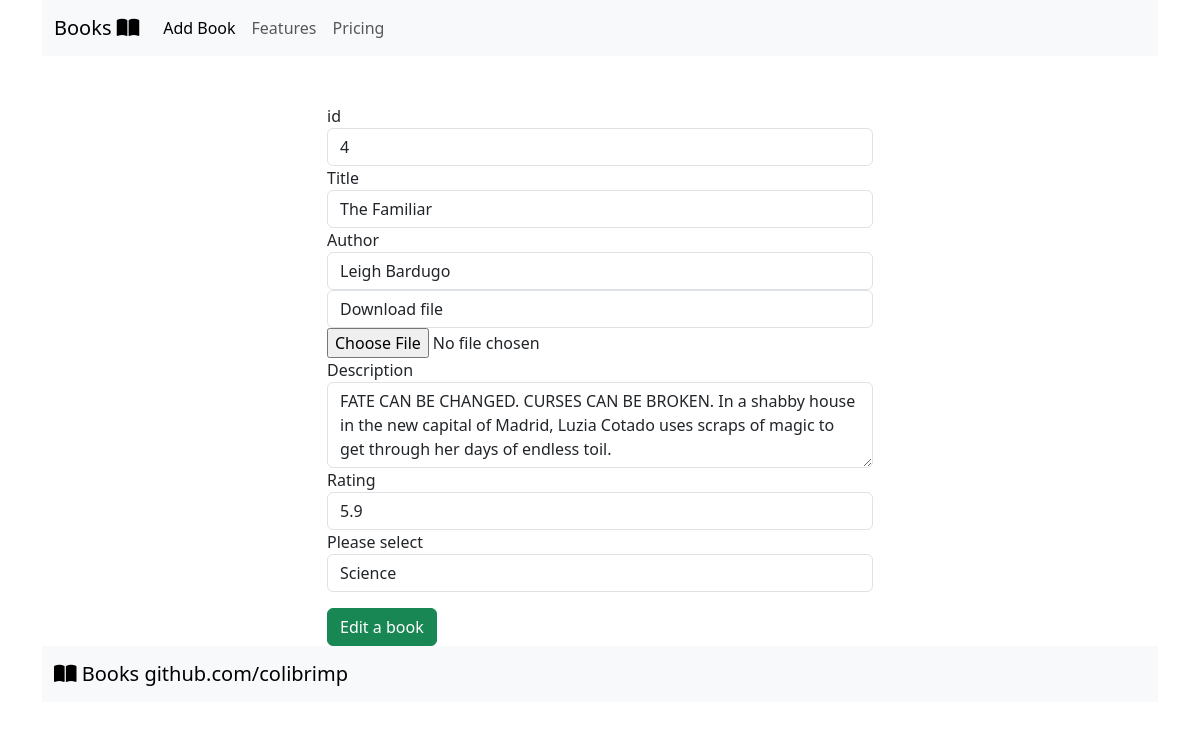
The app's page /edit/4 with its own data.
### app.py (models this page shows, shortened)
class Books(db.Model):
    __tablename__ = "books"
    id = db.Column(db.Integer, primary_key=True, index=True)
    title = db.Column(db.String(250), nullable=False)
    author = db.Column(db.String(100), nullable=False)
    image = db.Column(db.String(100), nullable=False)
    description = db.Column(db.Text(), nullable=False)
    rating = db.Column(db.Float, nullable=True)
    created_on = db.Column(db.DateTime(), default=datetime.now())
    updated_on = db.Column(db.DateTime(), default=datetime.utcnow, onupdate=datetime.utcnow)
    genre_id = db.Column(db.Integer, db.ForeignKey("genre.id"), nullable=False)
    genre = db.relationship("Genre",  backref=db.backref("books", lazy=True))

### app.py (the view)
@app.route('/edit/<int:id>', methods=["GET", "POST"])
def edit(id):
    with app.app_context():
        genres = Genre.query.all()
        book = Books.query.get(id)
    return render_template("edit.html", book=book, genres=genres)

### templates/edit.html
 {%  extends 'base.html' %}
{% block content %}
<div class="row">
    <div class="col-lg-6 mx-auto">
        <form action="{{ url_for('update', id = book.id) }}" method="POST" enctype="multipart/form-data" class="mt-5">
            <div class="form-group ">
                <label for="title">id</label>
                <input type="text" name="id" class="form-control" id="id" value="{{ book.id }}">
            </div>
            <div class="form-group ">
                <label for="title">Title</label>
                <input type="text" name="title" class="form-control" id="title" value="{{ book.title }}">
            </div>
            <div class="form-group">
                <label for="author">Author</label>
                <input type="text" name="author" class="form-control" id="author" value="{{ book.author }}">
                <div class="form-group" >
                    <label for="image" class="form-control">Download file</label>
                    <input id="image" type="file" name="image"  accept=".png, .jpg, .jpeg">
                </div>
                <div class="form-group">
                    <label for="description">Description</label>
                    <textarea name="description" class="form-control" id="description" rows="3">{{ book.description }}</textarea>
                </div>
                <div class="form-group">
                    <label for="rating">Rating</label>
                    <input name="rating" class="form-control" id="rating" value="{{ book.rating}}">
                </div>
                <div class="form-group">
                    <span class="input-group-addon">Please select</span>
                    <select id="genre_id" name="comp_select" class="selectpicker form-control">
                        {% for genre in genres %}
                        <option value="{{ genre_id }}"
                                {% if genre_id == genre.id %} selected {% endif %}>
                            {{ genre['name'] }}
                        </option>
                        {% endfor %}
                    </select>
                </div>
                <button type="submit" class="btn btn-success mt-3">
                    Edit a book
                </button>
        </form>
    </div>
</div>
{% endblock %}

### records on screen
Books: id "4", title "The Familiar", author "Leigh Bardugo", description "FATE CAN BE CHANGED. CURSES CAN BE BROKEN. In a shabby house in the new capital of Madrid, Luzia Cotado uses scraps of magic to get through her days of endless toil.", rating "5.9"

### other values on screen
form field comp_select "Science"
